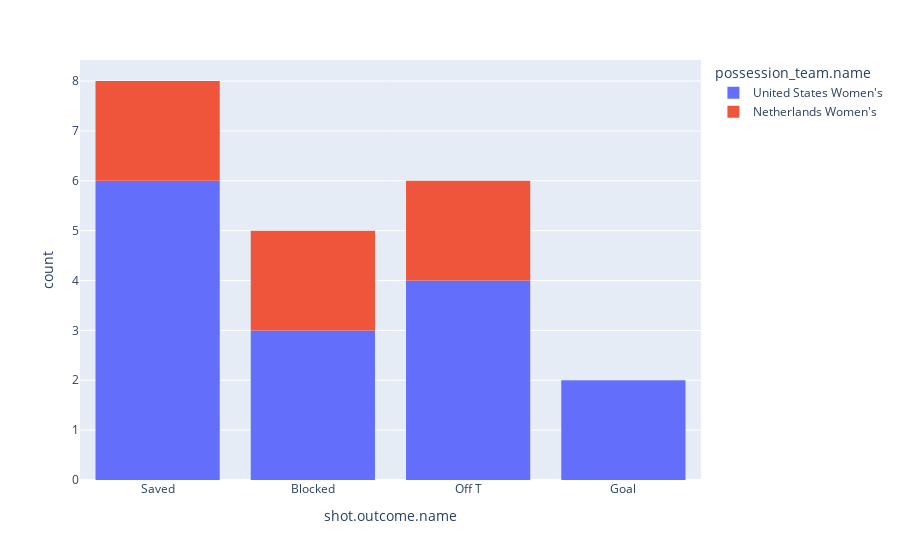

The notebook cell saved with this chart:
### Markdown cell above
Making our first plots is very easy: we just need to call `px` (our abbreviated import name for `plotly.express`), and then state what kind of figure we want to generate. In this case, we want to make a histogram, because a histogram is a count of observations by group. To see all of the plot types that are available, follow [this link](https://plotly.com/python-api-reference/plotly.express.html).

In order to make our `px.histogram`, we provide just a few arguments:
1. the name of the Data Frame from which we want to generate our plot
2. the variable that we want to group by (indicated as the `x` variable, since it will shape the x-axis)
3. the variable that we want to use to dictate color in our figure (optional, but helpful in many cases)

After we provide our arguments, `plotly.express` does all the hard work, and puts our visual together for us. Now, we can easily see that the US outshot the Netherlands. We might want to know, though, if the US just took lots of shots that were of lower quality. We can adapt our visual to take a look:

### Code cell
# Using a histogram to see what kinds of shots each team took
px.histogram(shots, x='shot.outcome.name', color='possession_team.name')

### Figure 1 — Plotly figure (JSON) as saved in the notebook; plotly's stock layout.template omitted (floating-point values rounded to 4 significant figures)
{"data": [{"alignmentgroup": "True", "bingroup": "x", "hovertemplate": "possession_team.name=United States Women's<br>shot.outcome.name=%{x}<br>count=%{y}<extra></extra>", "legendgroup": "United States Women's", "marker": {"color": "#636efa", "pattern": {"shape": ""}}, "name": "United States Women's", "offsetgroup": "United States Women's", "orientation": "v", "showlegend": true, "type": "histogram", "x": ["Saved", "Saved", "Saved", "Saved", "Blocked", "Off T", "Off T", "Goal", "Goal", "Blocked", "Saved", "Off T", "Saved", "Blocked", "Off T"], "xaxis": "x", "yaxis": "y"}, {"alignmentgroup": "True", "bingroup": "x", "hovertemplate": "possession_team.name=Netherlands Women's<br>shot.outcome.name=%{x}<br>count=%{y}<extra></extra>", "legendgroup": "Netherlands Women's", "marker": {"color": "#EF553B", "pattern": {"shape": ""}}, "name": "Netherlands Women's", "offsetgroup": "Netherlands Women's", "orientation": "v", "showlegend": true, "type": "histogram", "x": ["Saved", "Blocked", "Saved", "Off T", "Blocked", "Off T"], "xaxis": "x", "yaxis": "y"}], "layout": {"autosize": true, "barmode": "relative", "legend": {"title": {"text": "possession_team.name"}, "tracegroupgap": 0}, "margin": {"t": 60}, "xaxis": {"anchor": "y", "autorange": true, "domain": [0, 1], "range": [-0.5, 3.5], "title": {"text": "shot.outcome.name"}, "type": "category"}, "yaxis": {"anchor": "x", "autorange": true, "domain": [0, 1], "range": [0, 8.421], "title": {"text": "count"}}}}
